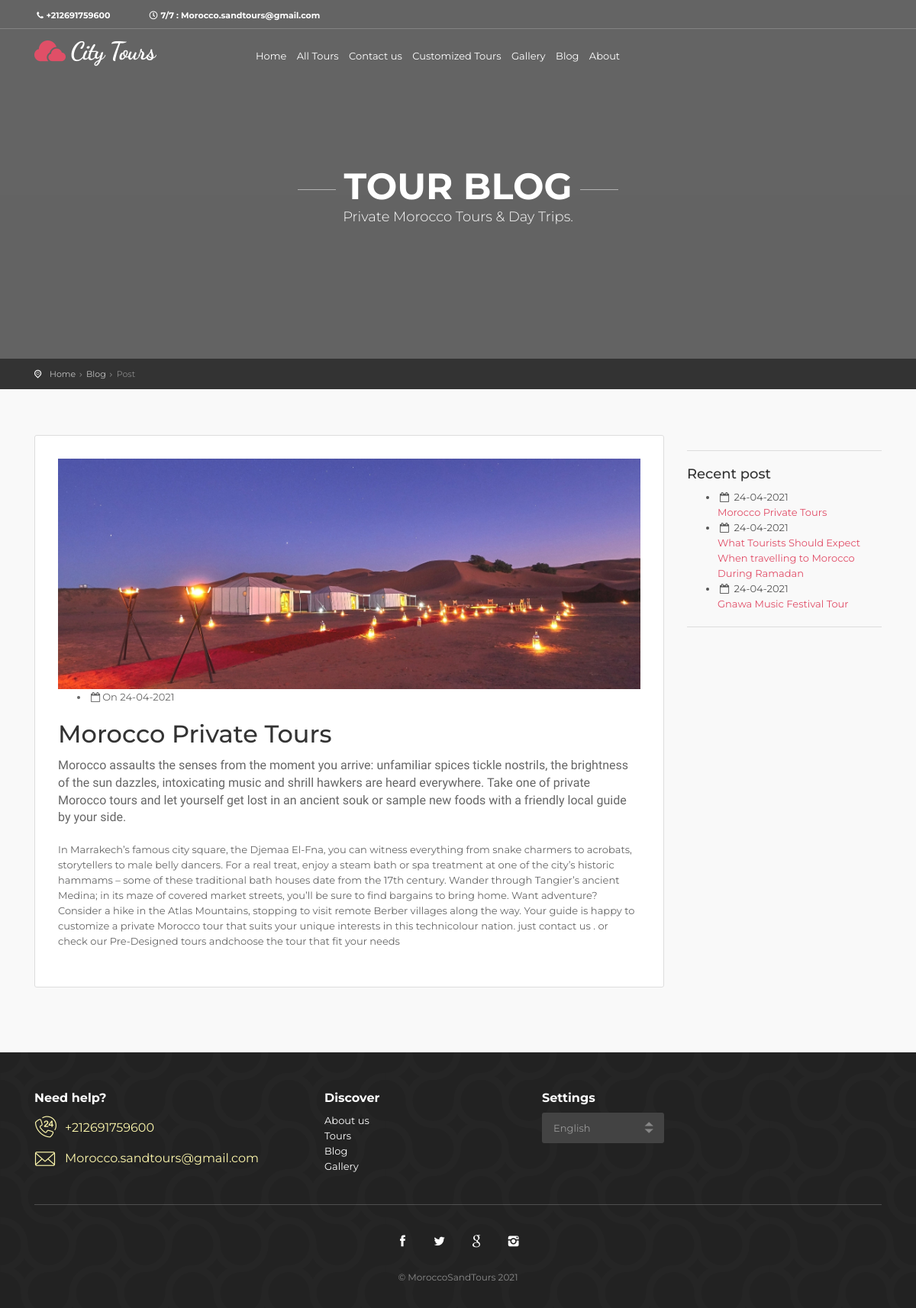
The app's page /blog_post_right_sidebar.php?Blog=12 with its own data.
### tables this page shows
CREATE TABLE IF NOT EXISTS `blog` (
  `IdBlog` int(11) NOT NULL AUTO_INCREMENT,
  `TitreBlog` text NOT NULL,
  `CreatedDate` text NOT NULL,
  `Description` text NOT NULL,
  `Image` text NOT NULL,
  `DescriptionLong` text NOT NULL,
  PRIMARY KEY (`IdBlog`)
);

### blog_post_right_sidebar.php (the view, shortened to what this page needs)
<?php
require 'connexion.php';
if(isset($_GET['Blog'])) {
	$IdBlog = $_GET['Blog'];
  $Qeurypost = "SELECT * FROM `blog` where IdBlog = ".$IdBlog;
  $resultP  = $conn->query($Qeurypost);
}
?>
<!DOCTYPE html>
<html lang="en">
  <head>
    <link href="css/bootstrap.min.css" rel="stylesheet" />
    <link href="css/style.css" rel="stylesheet" />
    <link
      rel="stylesheet"
      href="https://use.fontawesome.com/releases/v5.15.2/css/all.css"
    />
    <link href="css/vendors.css" rel="stylesheet" />
    <link href="css/custom.css" rel="stylesheet" />
  </head>
  <body>
    <header>
      <div id="top_line">
        <div class="container">
          <div class="row">
            <div class="col-6">
              <i class="icon-phone"></i><strong>+212691759600</strong>
              <i class="far fa-clock ml-5 mr-1"></i
              ><strong>7/7 : Morocco.sandtours@gmail.com</strong>
            </div>
          </div>
        </div>
      </div>
      <div class="container">
        <div class="row">
          <div class="col-3">
            <div id="logo_home">
              <h1>
                <a href="index.php" title="Morocco Sand Tours travel template"
                  >Morocco Sand Tours </a
                >
              </h1>
            </div>
          </div>
          <nav class="col-9">
            <div class="main-menu">
              <ul>
                <li class="submenu">
                  <a href="index.php" class="show-submenu">Home</a>
                </li>
                <li class="submenu">
                  <a href="all_tours_grid.php" class="show-submenu"
                    >All Tours </a>
                </li>
                <li class="submenu">
                  <a href="contact_us.php" class="show-submenu">Contact us</a>
                </li>
                <li class="submenu">
                  <a href="custom.php" class="show-submenu">Customized Tours</a>
                </li>
                <li class="submenu">
                  <a href="gallery.php" class="show-submenu">Gallery</a>
                </li>
                <li class="submenu">
                  <a href="blog.php" class="show-submenu">Blog</a>
                </li>
                <li class="submenu">
                  <a href="About.php" class="show-submenu">About</a>
                </li>
              </ul>
            </div>
          </nav>
        </div>
      </div>
    </header>
    <section
      class="parallax-window"
      data-parallax="scroll"
      data-image-src="img/bg_blog.jpg"
      data-natural-width="1400"
      data-natural-height="470"
    >
      <div class="parallax-content-1">
        <div class="animated fadeInDown">
          <h1>Tour Blog</h1>
          <p>
          Private Morocco Tours & Day Trips.
          </p>
        </div>
      </div>
    </section>
    <main>
      <div id="position">
        <div class="container">
          <ul>
            <li><a href="index.php">Home</a></li>
            <li><a href="blog.php">Blog</a></li>
            <li>Post</li>
          </ul>
        </div>
      </div>
      <div class="container margin_60">
        <div class="row">
        <?php
				while($row = $resultP->fetch_assoc()) {  ?>
          <div class="col-lg-9">
            <div class="box_style_1">
              <div class="post nopadding">
                <img src="Admin/<?php echo $row["Image"] ; ?>" alt="Image" class="img-fluid" />
                <div class="post_info clearfix">
                  <div class="post-left">
                    <ul>
                      <li>
                        <i class="icon-calendar-empty"></i>On
                        <span><?php echo $row["CreatedDate"] ; ?></span>
                      </li>
                    </ul>
                  </div>
                </div>
                <h2><?php echo $row["TitreBlog"] ; ?></h2>
                <blockquote class="styled">
                  <p>
                  <?php echo $row["Description"] ; ?>
                  </p>
                </blockquote>
                <p>
                  <?php echo $row["DescriptionLong"] ; ?>
                  </p>
              </div>
            </div>
          </div>
          <?php }?>
          <aside class="col-lg-3 add_bottom_30">
            <hr />
            <div class="widget">
              <h4>Recent post</h4>
              <ul class="recent_post">
              <?php
			    $Qeuryrecentpost = "SELECT * FROM `blog` order by CreatedDate desc limit 3";
	            $resultC  = $conn->query($Qeuryrecentpost);
				while($row = $resultC->fetch_assoc()) {  ?>
                <li>
                  <i class="icon-calendar-empty"></i> <?php echo $row["CreatedDate"] ; ?>
                  <div>
                    <a href="#"
                      ><?php echo $row["TitreBlog"] ; ?>
                    </a>
                  </div>
                </li>
                <?php }?>
              </ul>
            </div>
            <hr />
          </aside>
        </div>
      </div>
    </main>
    <footer class="revealed">
      <div class="container">
        <div class="row">
          <div class="col-md-4">
            <h3>Need help?</h3>
            <a href="tel://+212691759600" id="phone">+212691759600</a>
            <a href="mailto:Morocco.sandtours@gmail.com" id="email_footer"
            >Morocco.sandtours@gmail.com</a
            >
          </div>
          <div class="col-md-3">
            <h3>Discover</h3>
            <ul>
            <li><a href="About.php">About us</a></li>
              <li><a href="all_tours_grid.php">Tours</a></li>
              <li><a href="blog.php">Blog</a></li>
              <li><a href="gallery.php">Gallery</a></li>
            </ul>
          </div>
          <div class="col-md-2">
            <h3>Settings</h3>
            <div class="styled-select">
              <select name="lang" id="lang">
                <option value="English" selected>English</option>
              </select>
            </div>
          </div>
        </div>
        <div class="row">
          <div class="col-md-12">
            <div id="social_footer">
              <ul>
                <li>
                  <a href="https://www.facebook.com/MoroccoSandTours/"><i class="icon-facebook"></i></a>
                </li>
                <li>
                  <a href="#"><i class="icon-twitter"></i></a>
                </li>
                <li>
                  <a href="#"><i class="icon-google"></i></a>
                </li>
                <li>
                  <a href="https://www.instagram.com/sandtours"><i class="icon-instagram"></i></a>
                </li>
              </ul>
              <p>© MoroccoSandTours 2021</p>
            </div>
          </div>
        </div>
      </div>
    </footer>
  </body>
</html>

### records on screen
blog: Image (picture), CreatedDate "24-04-2021", TitreBlog "Morocco Private Tours", Description "Morocco assaults the senses from the moment you arrive: unfamiliar spices tickle nostrils, the brightness of the sun dazzles, intoxicating music and shrill hawkers are heard everywhere. Take one of private Morocco tours and let yourself get lost in an ancient souk or sample new foods with a friendly local guide by your side.", DescriptionLong "In Marrakech’s famous city square, the Djemaa El-Fna, you can witness everything from snake charmers to acrobats, storytellers to male belly dancers. For a real treat, enjoy a steam bath or spa treatment at one of the city’s historic hammams – some of these traditional bath houses date from the 17th century. Wander through Tangier’s ancient Medina; in its maze of covered market streets, you’ll be sure to find bargains to bring home. Want adventure? Consider a hike in the Atlas Mountains, stopping to visit remote Berber villages along the way. Your guide is happy to customize a private Morocco tour that suits your unique interests in this technicolour nation. just contact us . or check our…"
blog: CreatedDate "24-04-2021", TitreBlog "What Tourists Should Expect When travelling to Morocco During Ramadan"
blog: CreatedDate "24-04-2021", TitreBlog "Gnawa Music Festival Tour"
